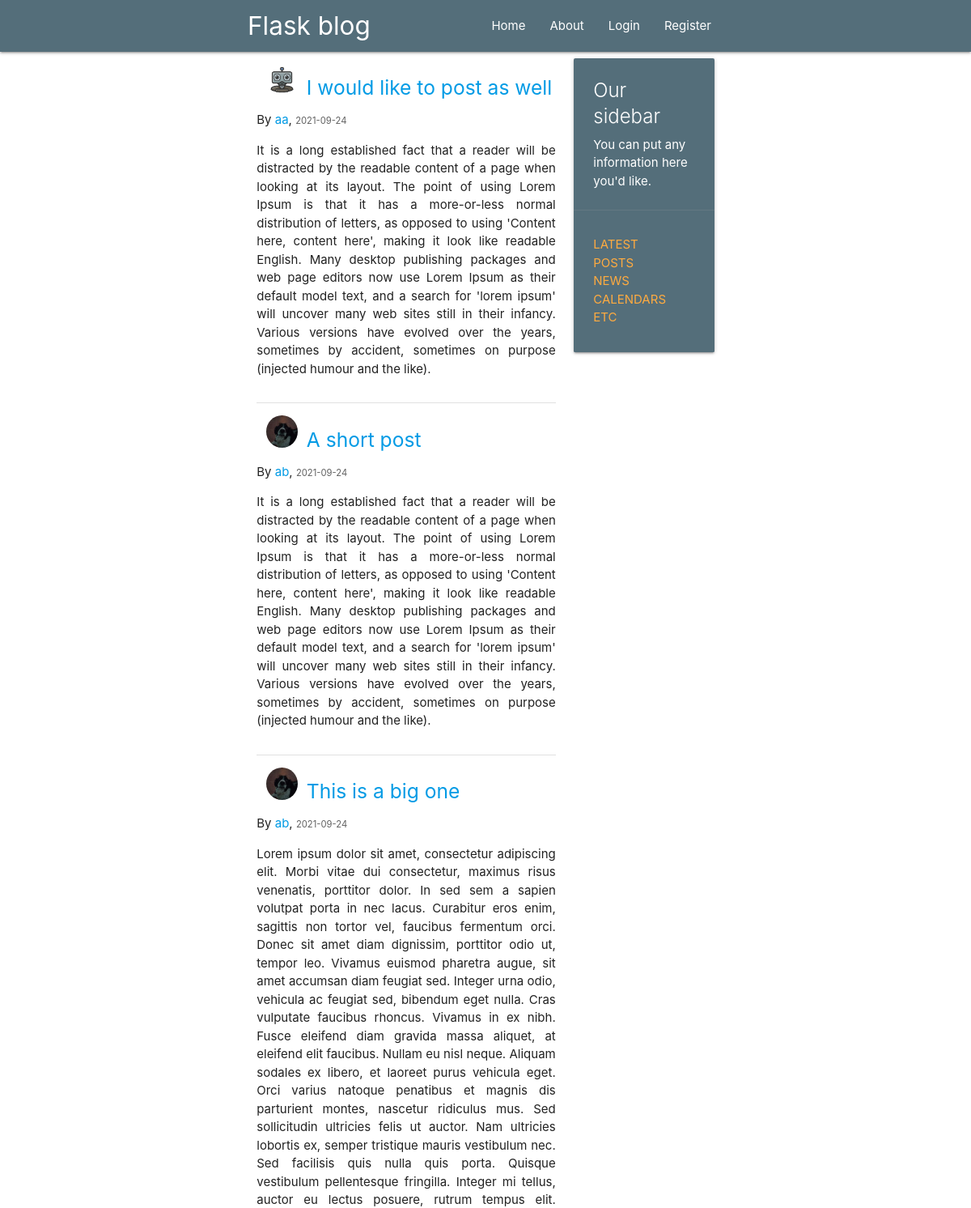
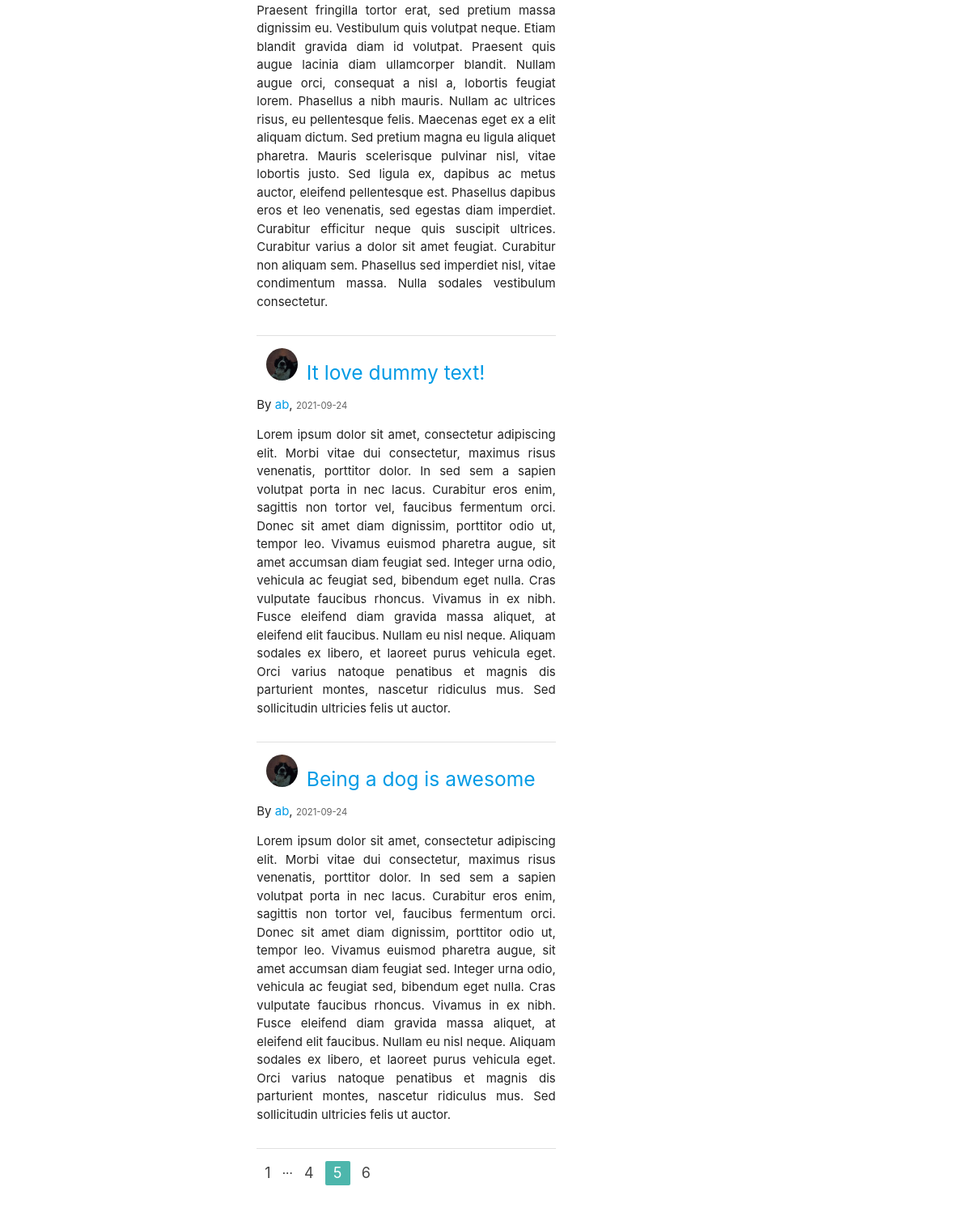
/home?page=5, run on the app's committed database (2 pictures, top to bottom).
### flaskblog/models.py (models this page shows, shortened)
class Post(db.Model):
    id = db.Column(db.Integer, primary_key=True)
    title = db.Column(db.String(100), nullable=False)
    date_posted = db.Column(db.DateTime, nullable=False,
                            default=datetime.utcnow)
    content = db.Column(db.Text, nullable=False)
    user_id = db.Column(db.Integer, db.ForeignKey('user.id'), nullable=False)

class User(db.Model, UserMixin):
    id = db.Column(db.Integer, primary_key=True)
    username = db.Column(db.String(20), unique=True, nullable=False)
    email = db.Column(db.String(120), unique=True, nullable=False)
    image_file = db.Column(db.String(20), nullable=False, default='default.jpg')
    password = db.Column(db.String(60), nullable=False)
    posts = db.relationship('Post', backref='author', cascade="all,delete",
                            lazy=True)

### flaskblog/main/routes.py (the view)
@main.route("/")
@main.route("/home")
def home():
    page = request.args.get('page', 1, type=int)
    posts = Post.query.order_by(Post.date_posted.desc()).paginate(page=page,
                                                                  per_page=5)
    return render_template('home.html', posts=posts)

### flaskblog/templates/home.html
{% extends "layout.html" %}
{% block content %}
{% for post in posts.items %}
    <div class="section">
        <div class="col s2">
            <img src="{{ url_for('static', filename='profile/'+ post.author.image_file) }}" alt=""
                 class="circle responsive-img">
        </div>
        <h5><a href="{{ url_for('posts.post', post_id=post.id) }}">{{ post.title }}</a></h5>
        <p>By <a href="{{ url_for('users.user_posts', username=post.author.username) }}">{{ post.author.username }}</a>,
            <small class="grey-text text-darken-2">{{ post.date_posted.strftime('%Y-%m-%d') }}</small>
        </p>
        <p style="text-align: justify">{{ post.content }}</p>
    </div>
    <div class="divider"></div>
{% endfor %}
<ul class="pagination">
    {% for page_num in posts.iter_pages(left_edge=1, right_edge=1, left_current=1, right_current=2) %}
        {% if page_num %}
            {% if posts.page == page_num %}
                <li class="active teal lighten-2"><a href="{{ url_for('main.home', page=page_num) }}">{{ page_num }}</a></li>
            {% else %}
                <li><a href="{{ url_for('main.home', page=page_num) }}">{{ page_num }}</a></li>
            {% endif %}
        {% else %}
            ...
        {% endif %}
    {% endfor %}
</ul>
{% endblock content%}

### data on the page
Post: image_file (picture), title "I would like to post as well", author.username "aa", date_posted "2021-09-24", content "It is a long established fact that a reader will be distracted by the readable content of a page when looking at its layout. The point of using Lorem Ipsum is that it has a more-or-less normal distribution of letters, as opposed to using 'Content here, content here', making it look like readable English. Many desktop publishing packages and web page editors now use Lorem Ipsum as their default model text, and a search for 'lorem ipsum' will uncover many web sites still in their infancy. Various versions have evolved over the years, sometimes by accident, sometimes on purpose (injected humour and the like)."
Post: image_file (picture), title "A short post", author.username "ab", date_posted "2021-09-24", content "It is a long established fact that a reader will be distracted by the readable content of a page when looking at its layout. The point of using Lorem Ipsum is that it has a more-or-less normal distribution of letters, as opposed to using 'Content here, content here', making it look like readable English. Many desktop publishing packages and web page editors now use Lorem Ipsum as their default model text, and a search for 'lorem ipsum' will uncover many web sites still in their infancy. Various versions have evolved over the years, sometimes by accident, sometimes on purpose (injected humour and the like)."
Post: image_file (picture), title "This is a big one", author.username "ab", date_posted "2021-09-24", content "Lorem ipsum dolor sit amet, consectetur adipiscing elit. Morbi vitae dui consectetur, maximus risus venenatis, porttitor dolor. In sed sem a sapien volutpat porta in nec lacus. Curabitur eros enim, sagittis non tortor vel, faucibus fermentum orci. Donec sit amet diam dignissim, porttitor odio ut, tempor leo. Vivamus euismod pharetra augue, sit amet accumsan diam feugiat sed. Integer urna odio, vehicula ac feugiat sed, bibendum eget nulla. Cras vulputate faucibus rhoncus. Vivamus in ex nibh. Fusce eleifend diam gravida massa aliquet, at eleifend elit faucibus. Nullam eu nisl neque. Aliquam sodales ex libero, et laoreet purus vehicula eget. Orci varius natoque penatibus et magnis dis…"
Post: image_file (picture), title "It love dummy text!", author.username "ab", date_posted "2021-09-24", content "Lorem ipsum dolor sit amet, consectetur adipiscing elit. Morbi vitae dui consectetur, maximus risus venenatis, porttitor dolor. In sed sem a sapien volutpat porta in nec lacus. Curabitur eros enim, sagittis non tortor vel, faucibus fermentum orci. Donec sit amet diam dignissim, porttitor odio ut, tempor leo. Vivamus euismod pharetra augue, sit amet accumsan diam feugiat sed. Integer urna odio, vehicula ac feugiat sed, bibendum eget nulla. Cras vulputate faucibus rhoncus. Vivamus in ex nibh. Fusce eleifend diam gravida massa aliquet, at eleifend elit faucibus. Nullam eu nisl neque. Aliquam sodales ex libero, et laoreet purus vehicula eget. Orci varius natoque penatibus et magnis dis…"
Post: image_file (picture), title "Being a dog is awesome", author.username "ab", date_posted "2021-09-24", content "Lorem ipsum dolor sit amet, consectetur adipiscing elit. Morbi vitae dui consectetur, maximus risus venenatis, porttitor dolor. In sed sem a sapien volutpat porta in nec lacus. Curabitur eros enim, sagittis non tortor vel, faucibus fermentum orci. Donec sit amet diam dignissim, porttitor odio ut, tempor leo. Vivamus euismod pharetra augue, sit amet accumsan diam feugiat sed. Integer urna odio, vehicula ac feugiat sed, bibendum eget nulla. Cras vulputate faucibus rhoncus. Vivamus in ex nibh. Fusce eleifend diam gravida massa aliquet, at eleifend elit faucibus. Nullam eu nisl neque. Aliquam sodales ex libero, et laoreet purus vehicula eget. Orci varius natoque penatibus et magnis dis…"

### other printed values
{{ page_num }} "1" "4" "6"
{{ page_num }} "5"
